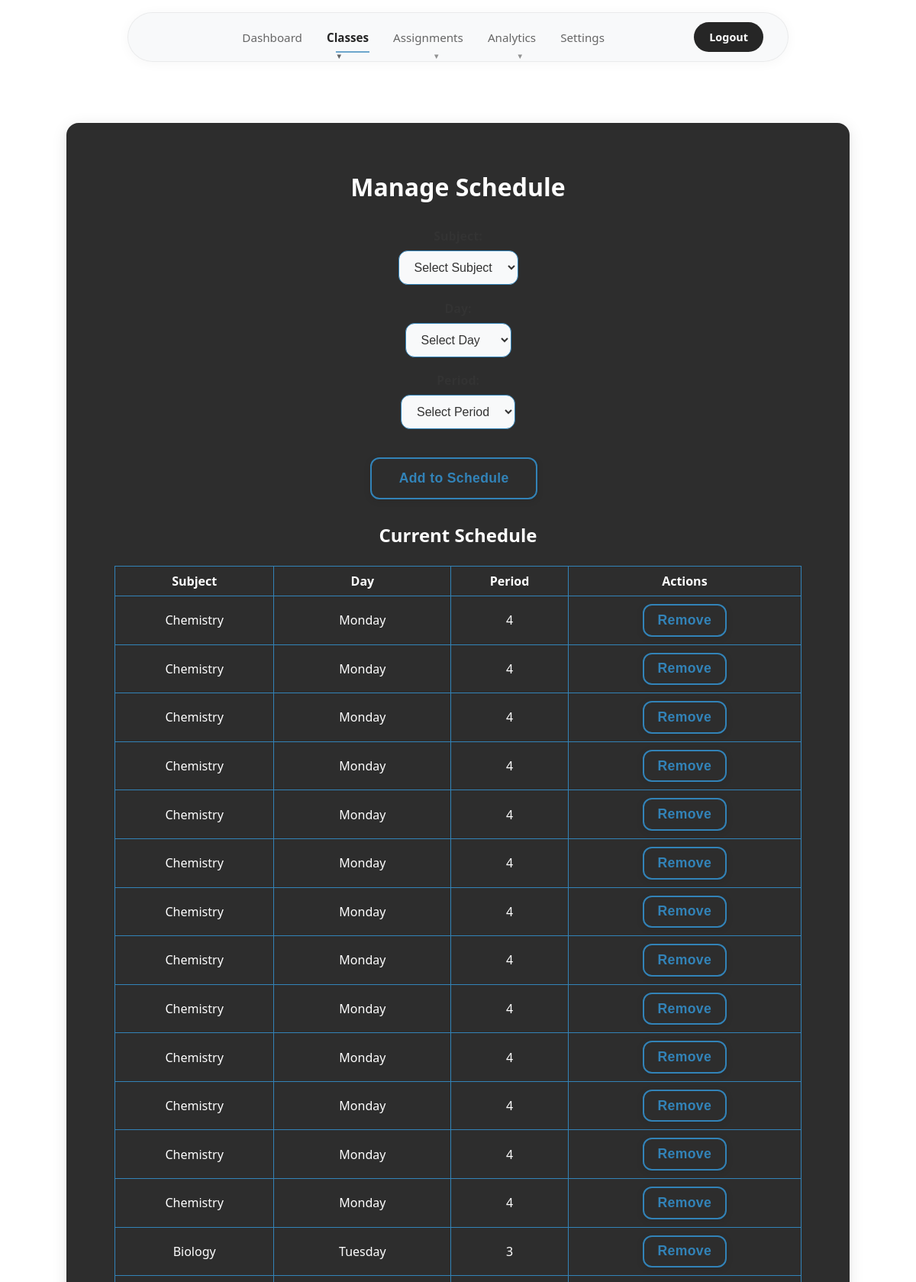
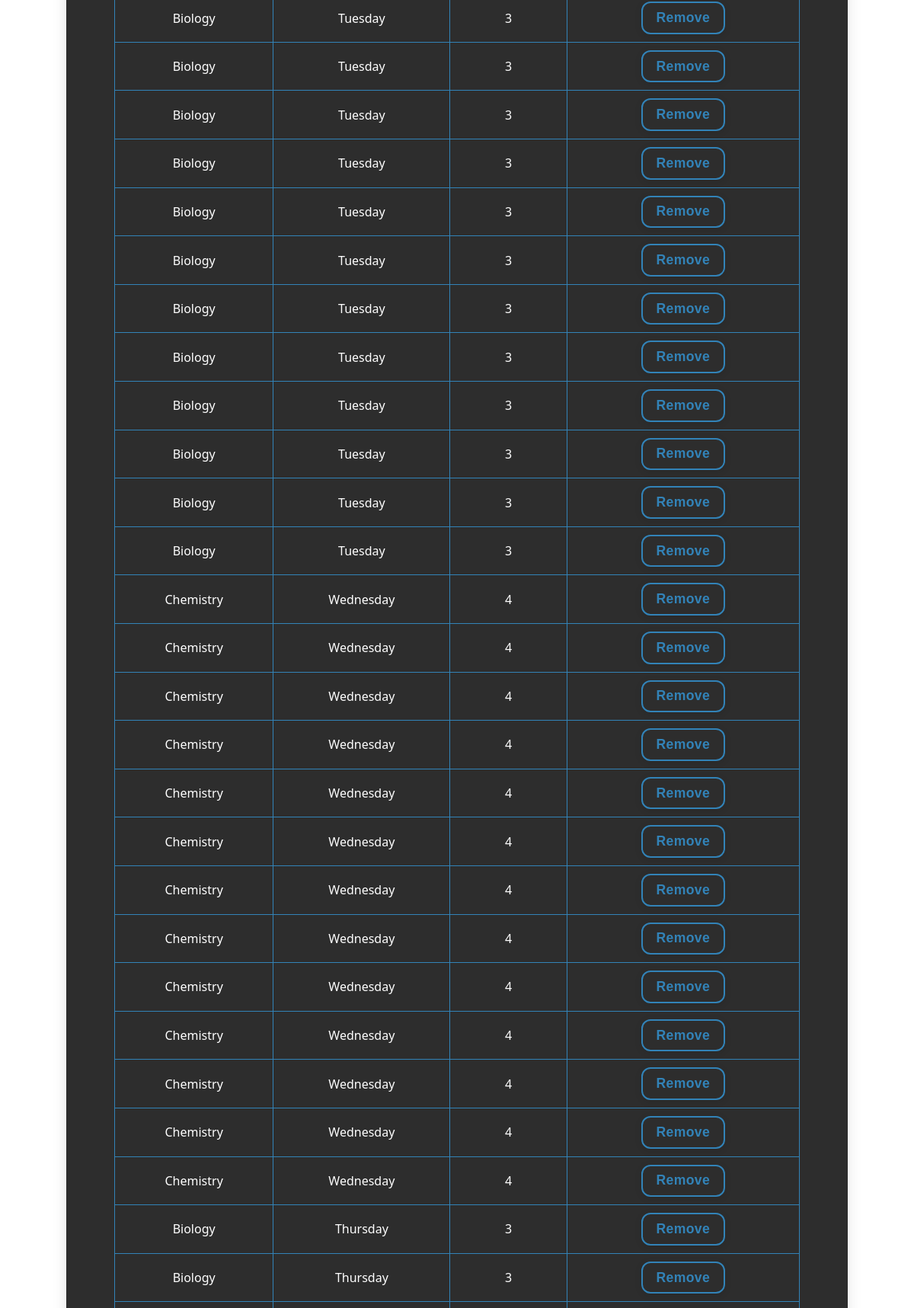
Page /manage_schedule (signed in, upper part) on the committed database (2 pictures, top to bottom).
### tables this page shows
CREATE TABLE schedule (
    id INTEGER PRIMARY KEY,
    user_id INTEGER,
    subject_id INTEGER,
    day TEXT,
    period INTEGER,
    FOREIGN KEY (user_id) REFERENCES users(id),
    FOREIGN KEY (subject_id) REFERENCES subjects(id)
);

CREATE TABLE subjects (
    id INTEGER PRIMARY KEY,
    name TEXT,
    teacher_id INTEGER REFERENCES users(id)
);

### app.py (the view, shortened to what this page needs)
@app.route('/manage_schedule', methods=['GET', 'POST'])
def manage_schedule():
    if not (is_admin() or is_teacher()):
        return redirect(url_for('login'))
    user_id = session['user_id']
    conn = get_db()
    cur = conn.cursor()
    cur.execute('''CREATE TABLE IF NOT EXISTS schedule (
        id INTEGER PRIMARY KEY,
        user_id INTEGER,
        subject_id INTEGER,
        day TEXT,
        period INTEGER,
        FOREIGN KEY (user_id) REFERENCES users(id),
        FOREIGN KEY (subject_id) REFERENCES subjects(id)
    )''')
    conn.commit()
    cur.execute('''SELECT id, name FROM subjects WHERE teacher_id = ?''', (user_id,))
    subjects = cur.fetchall()
    cur.execute('''SELECT schedule.*, subjects.name as subject_name
                   FROM schedule
                   JOIN subjects ON schedule.subject_id = subjects.id
                   WHERE subjects.teacher_id = ?
                   ORDER BY
                     CASE schedule.day
                       WHEN 'Monday' THEN 1
                       WHEN 'Tuesday' THEN 2
                       WHEN 'Wednesday' THEN 3
                       WHEN 'Thursday' THEN 4
                       WHEN 'Friday' THEN 5
                     END,
                     schedule.period''', (user_id,))
    schedule = cur.fetchall()
    return render_template('manage_schedule.html',
                         subjects=subjects,
                         schedule=schedule,
                         days=['Monday', 'Tuesday', 'Wednesday', 'Thursday', 'Friday'],
                         periods=range(1, 9))

### app.py (called while the page is built)
def is_admin():
    return session.get('role') == 'admin'

def is_teacher():
    return session.get('role') == 'teacher'

### templates/manage_schedule.html (shortened to what this page needs)
<!DOCTYPE html>
<html>
<head>
    <link rel="stylesheet" href="/static/styles.css">
</head>
<body>
    <div class="navbar">
        <div class="navbar-container">
            <div class="navbar-links">
                <a href="/teacher_dashboard" class="nav-link">Dashboard</a>
                <div class="dropdown">
                    <a href="#" class="nav-link dropdown-trigger active">Classes</a>
                </div>
                <div class="dropdown">
                    <a href="#" class="nav-link dropdown-trigger">Assignments</a>
                </div>
                <div class="dropdown">
                    <a href="#" class="nav-link dropdown-trigger">Analytics</a>
                </div>
                <a href="/teacher_settings" class="nav-link">Settings</a>
            </div>
            <div class="navbar-actions">
                <a href="/logout" class="nav-btn">Logout</a>
            </div>
        </div>
    </div>
    <div class="main-content">
    <div class="center-wrapper">
        <div class="dashboard-container card-3d">
            <h1>Manage Schedule</h1>
            <form method="POST" class="form-stack">
                <div>
                    <label for="subject_id">Subject:</label>
                    <select name="subject_id" id="subject_id" required>
                        <option value="" disabled selected>Select Subject</option>
                    </select>
                </div>
                <div>
                    <label for="day">Day:</label>
                    <select name="day" id="day" required>
                        <option value="" disabled selected>Select Day</option>
                    </select>
                </div>
                <div>
                    <label for="period">Period:</label>
                    <select name="period" id="period" required>
                        <option value="" disabled selected>Select Period</option>
                    </select>
                </div>
                <button class="btn-3d" type="submit">Add to Schedule</button>
            </form>
            <div class="table-wrapper">
                <h2>Current Schedule</h2>
                <table>
                    <thead>
                        <tr>
                            <th>Subject</th>
                            <th>Day</th>
                            <th>Period</th>
                            <th>Actions</th>
                        </tr>
                    </thead>
                    <tbody>
                        {% for sched in schedule %}
                        <tr>
                            <td>{{ sched['subject_name'] }}</td>
                            <td>{{ sched['day'] }}</td>
                            <td>{{ sched['period'] }}</td>
                            <td class="table-actions">
                                <form method="POST" style="display: inline;">
                                    <button type="submit" class="btn-3d" onclick="return confirm('Are you sure you want to remove this schedule?')">Remove</button>
                                </form>
                            </td>
                        </tr>
                        {% endfor %}
                    </tbody>
                </table>
            </div>
        </div>
    </div>
    </div>
</body>
</html>

### static/styles.css (style rules this page uses)
body { background: #ffffff; font-family: 'Segoe UI', 'Arial', sans-serif; color: #262626; margin: 0; padding: 0; min-height: 100vh; }
.main-content { padding-top: 2rem; }
.navbar { background: transparent; backdrop-filter: none; -webkit-backdrop-filter: none; box-shadow: none; padding: 1rem 0; position: sticky; top: 0; left: 0; right: 0; z-index: 1000; margin-bottom: 0; border: none; width: 100%; }
.navbar-container { max-width: 800px; margin: 0 auto; display: flex; justify-content: space-between; align-items: center; padding: 0.75rem 2rem; height: auto; background: rgba(248, 249, 250, 0.9); backdrop-filter: blur(10px); -webkit-backdrop-filter: blur(10px); border-radius: 50px; border: 1px solid rgba(0, 0, 0, 0.06); box-shadow: 0 2px 16px rgba(0, 0, 0, 0.04); }
.navbar-actions { display: flex; align-items: center; gap: 1rem; }
.navbar-links { display: flex; gap: 2rem; align-items: center; justify-content: center; flex: 1; margin: 0; }
.nav-link { color: #666666; text-decoration: none; font-weight: 500; padding: 0.5rem 0; border-radius: 0; transition: all 0.2s ease; position: relative; font-size: 0.95rem; white-space: nowrap; border: none; background: transparent; }
.nav-link.active { color: #262626; background: transparent; box-shadow: none; border: none; transform: none; font-weight: 600; }
.nav-btn { background: #262626; color: #ffffff; text-decoration: none; font-weight: 600; padding: 0.625rem 1.25rem; border-radius: 25px; transition: all 0.2s ease; font-size: 0.9rem; white-space: nowrap; border: none; }
.nav-link.active::after { width: 80%; }
.nav-link::after { content: ''; position: absolute; bottom: -2px; left: 50%; width: 0; height: 2px; background: #3283b8; transition: all 0.3s ease; transform: translateX(-50%); }
.dropdown { position: relative; display: inline-block; }
.nav-link.dropdown-trigger::after { content: '▼'; font-size: 0.6rem; margin-left: 0.375rem; opacity: 0.7; transition: transform 0.2s ease; }
.dashboard-container { padding: 2.5em 2em; background: #262626; border-radius: 16px; max-width: 1200px; box-shadow: 0 4px 20px rgba(0, 0, 0, 0.1); width: 90%; margin: 2em auto; display: flex; flex-direction: column; align-items: center; border: 1px solid rgba(0, 0, 0, 0.05); }
.center-wrapper { display: flex; align-items: center; justify-content: center; min-height: 100vh; }
.card-3d { background: #2d2d2d; border-radius: 16px; box-shadow: 0 4px 20px rgba(0, 0, 0, 0.1); width: 80%; border: 1px solid rgba(0, 0, 0, 0.05); }
h1, h2, h3 { color: #ffffff;; text-align: center; margin-bottom: 1em; text-decoration: none; }
.form-stack { display: flex; flex-direction: column; gap: 1.2em; width: 100%; align-items: center; }
input, select { padding: 0.75em 1em; border-radius: 12px; border: 1.5px solid hsl(204, 57%, 46%); font-size: 1em; background: #f8f9fa; color: #333333; transition: border 0.2s; outline: none; margin-bottom: 0.5em; width: 100%; max-width: 350px; text-decoration: none; }
form[style*="inline"] button { margin: 2px 5px !important; display: inline-block !important; vertical-align: middle !important; padding: 0.5em 1em !important; }
.btn-3d { background: #2d2d2d; color: hsl(204, 57%, 46%); border: 2px solid hsl(204, 57%, 46%); border-radius: 12px; padding: 0.85em 2em; font-size: 1.1em; font-weight: 600; box-shadow: 0 2px 10px rgba(0, 0, 0, 0.1); transition: transform 0.12s, box-shadow 0.12s; cursor: pointer; letter-spacing: 0.02em; margin: 0.6em 0.6em 0.6em 0; display: inline-block; text-align: center; text-decoration: none; }
.table-wrapper { width: 100%; max-width: 900px; overflow-x: auto; margin: 0 auto; }
table { width: 100%; max-width: 900px; border-collapse: collapse; margin: 1em auto 2em; }
th, td { padding: 8px; border: 1px solid #3283b8; text-align: center; text-decoration: none; color:#ffffff; }
.form-stack label { text-align: center; width: 100%; display: block; margin-bottom: 0.5em; color: #333333; font-weight: 600; }
.form-stack input, .form-stack select { margin: 0 auto; display: block; width: 100%; max-width: 350px; }
.form-stack button { align-self: center; margin-top: 1em; }
.dashboard-container { max-width: 1200px; margin: 2em auto; padding: 2.5em 2em; }

### rows in the picture
schedule: subject_name "Chemistry", day "Monday", period "4"
schedule: subject_name "Chemistry", day "Monday", period "4"
schedule: subject_name "Chemistry", day "Monday", period "4"
schedule: subject_name "Chemistry", day "Monday", period "4"
schedule: subject_name "Chemistry", day "Monday", period "4"
schedule: subject_name "Chemistry", day "Monday", period "4"
schedule: subject_name "Chemistry", day "Monday", period "4"
schedule: subject_name "Chemistry", day "Monday", period "4"
schedule: subject_name "Chemistry", day "Monday", period "4"
schedule: subject_name "Chemistry", day "Monday", period "4"
schedule: subject_name "Chemistry", day "Monday", period "4"
schedule: subject_name "Chemistry", day "Monday", period "4"
schedule: subject_name "Chemistry", day "Monday", period "4"
schedule: subject_name "Biology", day "Tuesday", period "3"
schedule: subject_name "Biology", day "Tuesday", period "3"
schedule: subject_name "Biology", day "Tuesday", period "3"
schedule: subject_name "Biology", day "Tuesday", period "3"
schedule: subject_name "Biology", day "Tuesday", period "3"
schedule: subject_name "Biology", day "Tuesday", period "3"
schedule: subject_name "Biology", day "Tuesday", period "3"
schedule: subject_name "Biology", day "Tuesday", period "3"
schedule: subject_name "Biology", day "Tuesday", period "3"
schedule: subject_name "Biology", day "Tuesday", period "3"
schedule: subject_name "Biology", day "Tuesday", period "3"
schedule: subject_name "Biology", day "Tuesday", period "3"
schedule: subject_name "Biology", day "Tuesday", period "3"
schedule: subject_name "Chemistry", day "Wednesday", period "4"
schedule: subject_name "Chemistry", day "Wednesday", period "4"
schedule: subject_name "Chemistry", day "Wednesday", period "4"
schedule: subject_name "Chemistry", day "Wednesday", period "4"
schedule: subject_name "Chemistry", day "Wednesday", period "4"
schedule: subject_name "Chemistry", day "Wednesday", period "4"
schedule: subject_name "Chemistry", day "Wednesday", period "4"
schedule: subject_name "Chemistry", day "Wednesday", period "4"
schedule: subject_name "Chemistry", day "Wednesday", period "4"
schedule: subject_name "Chemistry", day "Wednesday", period "4"
schedule: subject_name "Chemistry", day "Wednesday", period "4"
schedule: subject_name "Chemistry", day "Wednesday", period "4"
schedule: subject_name "Chemistry", day "Wednesday", period "4"
schedule: subject_name "Biology", day "Thursday", period "3"
schedule: subject_name "Biology", day "Thursday", period "3"
